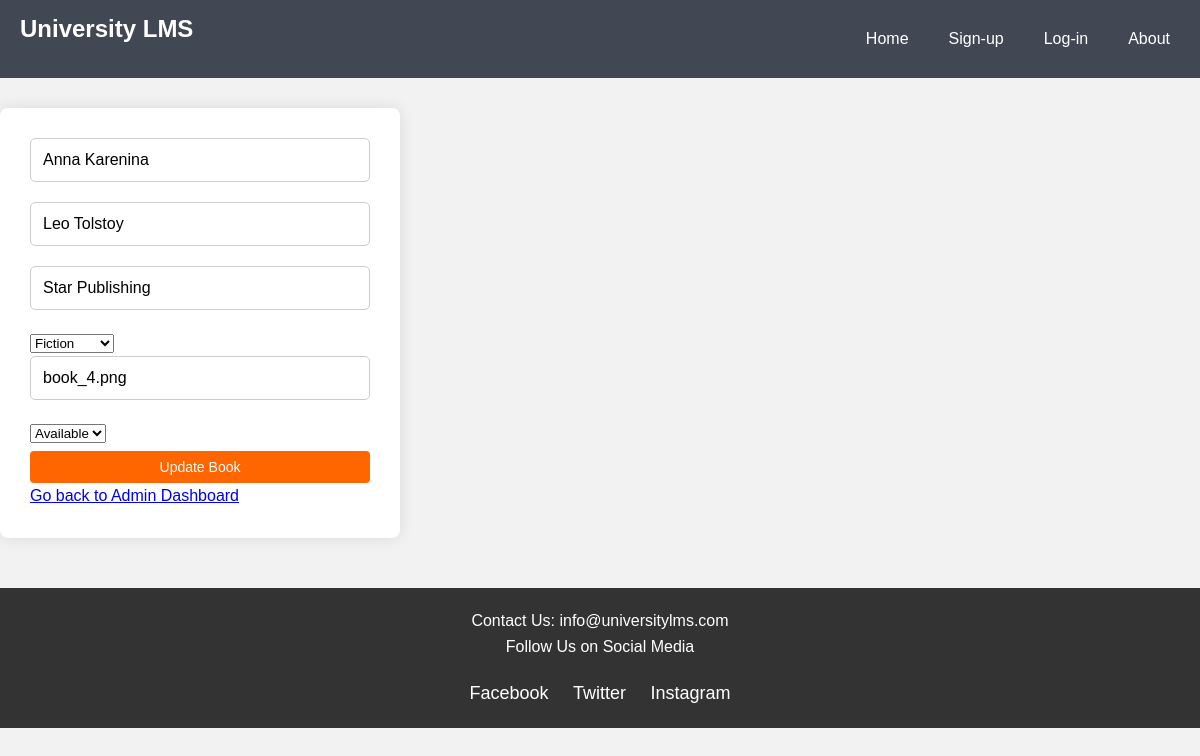
/admin/update.php?update_id=4 (signed in), run on the app's committed database.
### tables this page shows
CREATE TABLE `books` (
  `book_id` int(11) NOT NULL,
  `book_title` varchar(30) NOT NULL,
  `author` varchar(30) NOT NULL,
  `publisher` varchar(30) NOT NULL,
  `language` enum('English','French','German','Mandarin','Japanese','Russian','Other') DEFAULT 'English',
  `category` enum('Fiction','Nonfiction','Reference') DEFAULT 'Fiction',
  `image` varchar(255) DEFAULT NULL
);

### admin/books.php (called while the page is built, shortened)
<?php
class Book {
    private $conn;
    public $book_id;
    public function __construct($db) {
        $this->conn = $db;
    }
    public function getById() {
        $query = "SELECT * FROM books WHERE book_id = :book_id LIMIT 0,1";
        $stmt = $this->conn->prepare($query);
        $stmt->bindParam(":book_id", $this->book_id, PDO::PARAM_INT);
        $stmt->execute();
        $row = $stmt->fetch(PDO::FETCH_ASSOC);
        if ($row) {
            $this->book_title = $row['book_title'];
            $this->author = $row['author'];
            $this->publisher = $row['publisher'];
            $this->category = $row['category'];
            $this->image = $row['image'];
            $this->status = $row['status'] ?? 'Available';
            return $row;
        }
        return null;
    }
}
?>

### admin/update.php (the view, shortened to what this page needs)
<?php
require_once '../admin/books.php';
$db = new Database();
$connection = $db->getConnection();
$book = new Book($connection);
$currentBook = null;
if (isset($_GET['update_id'])) {
    $book->book_id = $_GET['update_id'];
    $currentBook = $book->getById();
}
$statusOptions = ['Available', 'Onloan', 'Deleted'];
?>
<!DOCTYPE html>
<html lang="en">
<head>
    <link rel="stylesheet" href="../assets/css/style.css">
</head>
<body>
<?php include '../includes/header.php'; ?>
    <h1>Update Book</h1>
    <?php if ($currentBook): ?>
        <form method="POST" action="update.php">
            <input type="text" name="book_title" required placeholder="Title" value="<?php echo htmlspecialchars($book->book_title); ?>">
            <input type="text" name="author" required placeholder="Author" value="<?php echo htmlspecialchars($book->author); ?>">
            <input type="text" name="publisher" required placeholder="Publisher" value="<?php echo htmlspecialchars($book->publisher); ?>">
            <select name="category" required>
                <option value="Fiction" <?php echo ($book->category === 'Fiction') ? 'selected' : ''; ?>>Fiction</option>
            </select>
            <input type="text" name="image" required placeholder="Image URL" value="<?php echo htmlspecialchars($book->image); ?>">
            <select name="status">
                <?php foreach ($statusOptions as $option): ?>
                    <option value="<?php echo htmlspecialchars($option); ?>" <?php echo ($book->status === $option) ? 'selected' : ''; ?>>
                        <?php echo htmlspecialchars($option); ?>
                    </option>
                <?php endforeach; ?>
            </select>
            <button type="submit" name="update_book">Update Book</button>
            <a href="admin_dashboard.php">Go back to Admin Dashboard</a>
        </form>
    <?php else: ?>
        <p>Book not found for editing.</p>
    <?php endif; ?>
    <?php include '../includes/footer.php'; ?>
</body>
</html>

### assets/css/style.css (style rules this page uses)
* { margin: 0; padding: 0; box-sizing: border-box; }
body { font-family: 'Arial', sans-serif; line-height: 1.6; background-color: #f2f2f2; color: #333; }
h1 { margin-bottom: 20px; font-size: 24px; font-weight: bold; }
form { background-color: white; padding: 30px; border-radius: 8px; width: 100%; max-width: 400px; margin: 50px auto; box-shadow: 0px 0px 15px rgba(0, 0, 0, 0.1); }
input[type="text"], input[type="email"], input[type="password"] { width: 100%; padding: 12px; font-size: 16px; margin-bottom: 20px; border: 1px solid #ccc; border-radius: 5px; outline: none; transition: border 0.3s; }
button[type="submit"] { background-color: #ff6600; color: white; padding: 12px; border: none; border-radius: 5px; width: 100%; font-size: 16px; cursor: pointer; transition: background-color 0.3s; }
form { display: inline-block; }
button[type="submit"] { background-color: #ff6600; color: white; padding: 8px 16px; border: none; border-radius: 4px; cursor: pointer; font-size: 14px; margin-top: 5px; }

### data on the page
books: book_title "Anna Karenina", author "Leo Tolstoy", publisher "Star Publishing", category "Fiction", image "book_4.png"

### other printed values
form field status "Available"
